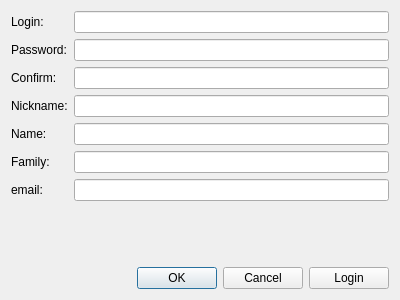
<?xml version="1.0" encoding="UTF-8"?>
<ui version="4.0">
 <class>RegistrationForm</class>
 <widget class="QWidget" name="RegistrationForm">
  <property name="geometry">
   <rect>
    <x>0</x>
    <y>0</y>
    <width>400</width>
    <height>300</height>
   </rect>
  </property>
  <property name="windowTitle">
   <string>Form</string>
  </property>
  <layout class="QVBoxLayout" name="verticalLayout">
   <item>
    <layout class="QFormLayout" name="formLayout">
     <item row="0" column="0">
      <widget class="QLabel" name="login_label">
       <property name="text">
        <string>Login:</string>
       </property>
      </widget>
     </item>
     <item row="1" column="0">
      <widget class="QLabel" name="password_label">
       <property name="text">
        <string>Password:</string>
       </property>
      </widget>
     </item>
     <item row="2" column="0">
      <widget class="QLabel" name="password2_label">
       <property name="text">
        <string>Confirm:</string>
       </property>
      </widget>
     </item>
     <item row="0" column="1">
      <widget class="QLineEdit" name="login_edit"/>
     </item>
     <item row="1" column="1">
      <widget class="QLineEdit" name="password_edit">
       <property name="echoMode">
        <enum>QLineEdit::Password</enum>
       </property>
      </widget>
     </item>
     <item row="2" column="1">
      <widget class="QLineEdit" name="password2_edit">
       <property name="echoMode">
        <enum>QLineEdit::Password</enum>
       </property>
      </widget>
     </item>
     <item row="4" column="0">
      <widget class="QLabel" name="label">
       <property name="text">
        <string>Name:</string>
       </property>
      </widget>
     </item>
     <item row="3" column="0">
      <widget class="QLabel" name="label_2">
       <property name="text">
        <string>Nickname:</string>
       </property>
      </widget>
     </item>
     <item row="5" column="0">
      <widget class="QLabel" name="label_3">
       <property name="text">
        <string>Family:</string>
       </property>
      </widget>
     </item>
     <item row="6" column="0">
      <widget class="QLabel" name="label_4">
       <property name="text">
        <string>email:</string>
       </property>
      </widget>
     </item>
     <item row="3" column="1">
      <widget class="QLineEdit" name="nickname_edit"/>
     </item>
     <item row="4" column="1">
      <widget class="QLineEdit" name="name_edit"/>
     </item>
     <item row="5" column="1">
      <widget class="QLineEdit" name="family_edit"/>
     </item>
     <item row="6" column="1">
      <widget class="QLineEdit" name="email_edit"/>
     </item>
    </layout>
   </item>
   <item>
    <spacer name="verticalSpacer">
     <property name="orientation">
      <enum>Qt::Vertical</enum>
     </property>
     <property name="sizeHint" stdset="0">
      <size>
       <width>20</width>
       <height>40</height>
      </size>
     </property>
    </spacer>
   </item>
   <item>
    <layout class="QHBoxLayout" name="horizontalLayout">
     <item>
      <widget class="QDialogButtonBox" name="buttonBox">
       <property name="standardButtons">
        <set>QDialogButtonBox::Cancel|QDialogButtonBox::Ok</set>
       </property>
      </widget>
     </item>
     <item>
      <widget class="QPushButton" name="loginRequest_button">
       <property name="text">
        <string>Login</string>
       </property>
      </widget>
     </item>
    </layout>
   </item>
  </layout>
 </widget>
 <tabstops>
  <tabstop>login_edit</tabstop>
  <tabstop>password_edit</tabstop>
  <tabstop>password2_edit</tabstop>
  <tabstop>loginRequest_button</tabstop>
 </tabstops>
 <resources/>
 <connections/>
</ui>
